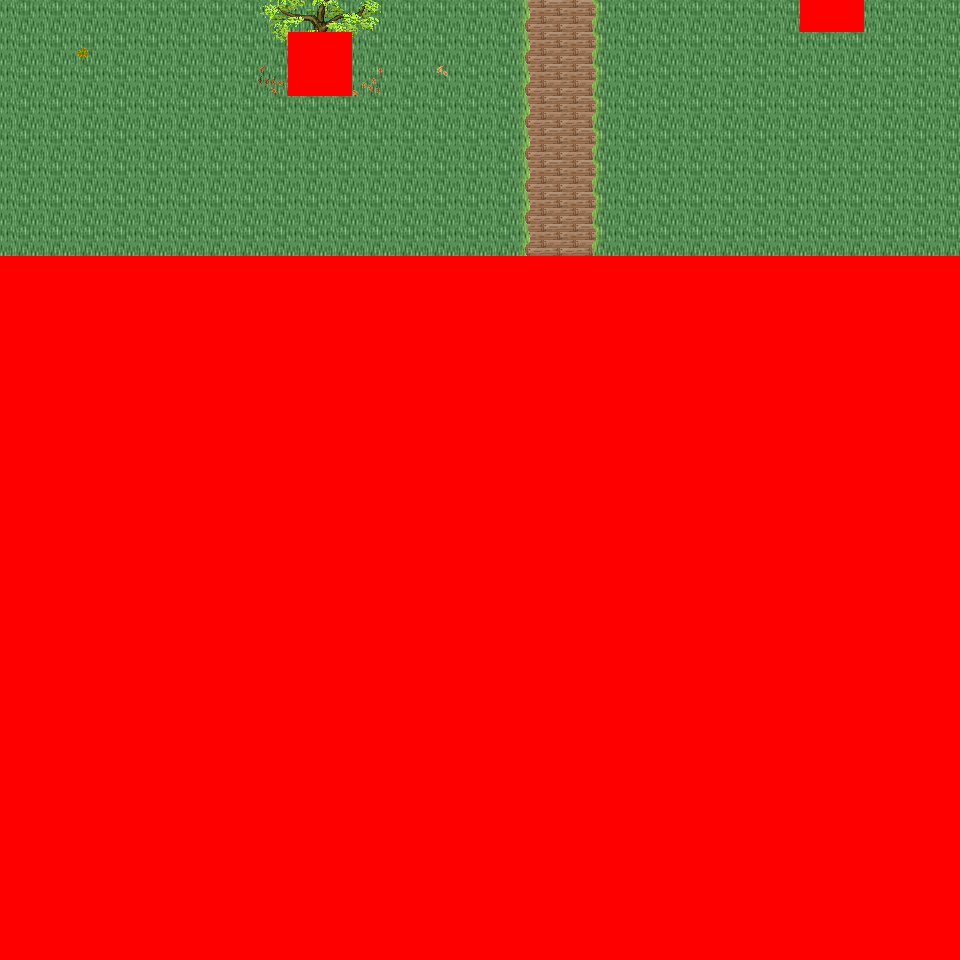

The image is a tile-based game level rendered from a .tmx file. Its description and source (layers, tilesets, objects; grid data summarised) follow:
An orthogonal 30x30 tile map with 32x32 px tiles, 6 tile layers (Ground, Object, Object2, Above, ...), 30 tilesets and 4 objects (4x mapchange).

<map version="1.0" orientation="orthogonal" renderorder="right-down" width="30" height="30" tilewidth="32" tileheight="32" nextobjectid="5">
  <tileset firstgid="1" name="tileset_logic_collision" tilewidth="32" tileheight="32" tilecount="1" columns="1">
    <image source="../drawable/tileset_logic_collision.png" width="32" height="32" />
  </tileset>
  <tileset firstgid="2" name="tileset_ground_ground" tilewidth="32" tileheight="32" tilecount="33" columns="3">
    <image source="../drawable/tileset_ground_ground.png" width="96" height="352" />
  </tileset>
  <tileset firstgid="35" name="tileset_building_castle" tilewidth="32" tileheight="32" tilecount="320" columns="20">
    <image source="../drawable/tileset_building_castle.png" width="640" height="512" />
  </tileset>
  <tileset firstgid="355" name="tileset_building_roof_blue" tilewidth="32" tileheight="32" tilecount="20" columns="5">
    <image source="../drawable/tileset_building_roof_blue.png" width="160" height="128" />
  </tileset>
  <tileset firstgid="375" name="tileset_item_weapon_cannon" tilewidth="32" tileheight="32" tilecount="12" columns="3">
    <image source="../drawable/tileset_item_weapon_cannon.png" width="96" height="128" />
  </tileset>
  <tileset firstgid="387" name="tileset_ground_stonecircle" tilewidth="32" tileheight="32" tilecount="81" columns="9">
    <image source="../drawable/tileset_ground_stonecircle.png" width="288" height="288" />
  </tileset>
  <tileset firstgid="468" name="tileset_ground_grass_edges" tilewidth="32" tileheight="32" tilecount="36" columns="12">
    <image source="../drawable/tileset_ground_grass_edges.png" width="384" height="96" />
  </tileset>
  <tileset firstgid="504" name="tileset_ground_grass_corners" tilewidth="32" tileheight="32" tilecount="24" columns="6">
    <image source="../drawable/tileset_ground_grass_corners.png" width="192" height="128" />
  </tileset>
  <tileset firstgid="528" name="tileset_plant_tree_fall_trees" tilewidth="32" tileheight="32" tilecount="40" columns="8">
    <image source="../drawable/tileset_plant_tree_fall_trees.png" width="256" height="160" />
  </tileset>
  <tileset firstgid="568" name="tileset_plant_tree_locust_tree" tilewidth="32" tileheight="32" tilecount="20" columns="4">
    <image source="../drawable/tileset_plant_tree_locust_tree.png" width="128" height="160" />
  </tileset>
  <tileset firstgid="588" name="tileset_furniture_light_lamp_blue" tilewidth="32" tileheight="32" tilecount="3" columns="1">
    <image source="../drawable/tileset_furniture_light_lamp_blue.png" width="32" height="96" />
  </tileset>
  <tileset firstgid="591" name="tileset_item_pot_pot_purple" tilewidth="32" tileheight="32" tilecount="1" columns="1">
    <image source="../drawable/tileset_item_pot_pot_purple.png" width="32" height="32" />
  </tileset>
  <tileset firstgid="592" name="tileset_item_pot_barrel_with_flower" tilewidth="32" tileheight="32" tilecount="2" columns="2">
    <image source="../drawable/tileset_item_pot_barrel_with_flower.png" width="64" height="32" />
  </tileset>
  <tileset firstgid="594" name="tileset_item_textile_laundry" tilewidth="32" tileheight="32" tilecount="16" columns="4">
    <image source="../drawable/tileset_item_textile_laundry.png" width="128" height="128" />
  </tileset>
  <tileset firstgid="610" name="tileset_plant_flower_daisy_blue" tilewidth="32" tileheight="32" tilecount="8" columns="2">
    <image source="../drawable/tileset_plant_flower_daisy_blue.png" width="64" height="128" />
  </tileset>
  <tileset firstgid="618" name="tileset_plant_flower_daisy_red" tilewidth="32" tileheight="32" tilecount="8" columns="2">
    <image source="../drawable/tileset_plant_flower_daisy_red.png" width="64" height="128" />
  </tileset>
  <tileset firstgid="626" name="tileset_plant_flower_daisy_white" tilewidth="32" tileheight="32" tilecount="8" columns="2">
    <image source="../drawable/tileset_plant_flower_daisy_white.png" width="64" height="128" />
  </tileset>
  <tileset firstgid="634" name="tileset_plant_flower_daisy_yellow" tilewidth="32" tileheight="32" tilecount="8" columns="2">
    <image source="../drawable/tileset_plant_flower_daisy_yellow.png" width="64" height="128" />
  </tileset>
  <tileset firstgid="642" name="tileset_plant_stump_small_stump" tilewidth="32" tileheight="32" tilecount="4" columns="2">
    <image source="../drawable/tileset_plant_stump_small_stump.png" width="64" height="64" />
  </tileset>
  <tileset firstgid="646" name="tileset_plant_stump_stump_pale_purple" tilewidth="32" tileheight="32" tilecount="4" columns="2">
    <image source="../drawable/tileset_plant_stump_stump_pale_purple.png" width="64" height="64" />
  </tileset>
  <tileset firstgid="650" name="tileset_plant_indoor_small_flowerpots" tilewidth="32" tileheight="32" tilecount="4" columns="2">
    <image source="../drawable/tileset_plant_indoor_small_flowerpots.png" width="64" height="64" />
  </tileset>
  <tileset firstgid="654" name="tileset_plant_leaves" tilewidth="32" tileheight="32" tilecount="8" columns="4">
    <image source="../drawable/tileset_plant_leaves.png" width="128" height="64" />
  </tileset>
  <tileset firstgid="662" name="tileset_building_decoration_chimney" tilewidth="32" tileheight="32" tilecount="2" columns="1">
    <image source="../drawable/tileset_building_decoration_chimney.png" width="32" height="64" />
  </tileset>
  <tileset firstgid="664" name="tileset_building_decoration_orbpedestal" tilewidth="32" tileheight="32" tilecount="2" columns="1">
    <image source="../drawable/tileset_building_decoration_orbpedestal.png" width="32" height="64" />
  </tileset>
  <tileset firstgid="666" name="tileset_plant_lily_pads" tilewidth="32" tileheight="32" tilecount="2" columns="1">
    <image source="../drawable/tileset_plant_lily_pads.png" width="32" height="64" />
  </tileset>
  <tileset firstgid="668" name="tileset_ground_ground_3" tilewidth="32" tileheight="32" tilecount="5" columns="5">
    <image source="../drawable/tileset_ground_ground_3.png" width="160" height="32" />
  </tileset>
  <tileset firstgid="673" name="tileset_building_cottage" tilewidth="32" tileheight="32" tilecount="256" columns="16">
    <image source="../drawable/tileset_building_cottage.png" width="512" height="512" />
  </tileset>
  <tileset firstgid="929" name="tileset_building_roof_thatched_roof" tilewidth="32" tileheight="32" tilecount="256" columns="16">
    <image source="../drawable/tileset_building_roof_thatched_roof.png" width="512" height="512" />
  </tileset>
  <tileset firstgid="1185" name="tileset_building_window_windows" tilewidth="32" tileheight="32" tilecount="256" columns="16">
    <image source="../drawable/tileset_building_window_windows.png" width="512" height="512" />
  </tileset>
  <tileset firstgid="1441" name="tileset_building_door_doors" tilewidth="32" tileheight="32" tilecount="256" columns="16">
    <image source="../drawable/tileset_building_door_doors.png" width="512" height="512" />
  </tileset>
  <layer name="Ground" width="30" height="30">
    <data>[900 cells, 240 non-empty, 2 distinct tile ids]</data>
  </layer>
  <layer name="Object" width="30" height="30">
    <data>[900 cells, 21 non-empty, 7 distinct tile ids]</data>
  </layer>
  <layer name="Object2" width="30" height="30">
    <data>[900 cells, 9 non-empty, 6 distinct tile ids]</data>
  </layer>
  <layer name="Above" width="30" height="30">
    <data>[900 cells, 8 non-empty, 8 distinct tile ids]</data>
  </layer>
  <layer name="Above2" width="30" height="30">
    <data>[900 cells, 0 non-empty, 0 distinct tile ids]</data>
  </layer>
  <layer name="Walkable" width="30" height="30">
    <data>[900 cells, 666 non-empty, 1 distinct tile ids]</data>
  </layer>
  <objectgroup name="MapEvents">
    <!-- 4 objects omitted --></objectgroup>
</map>
<!-- 4 of 4 objects omitted -->
